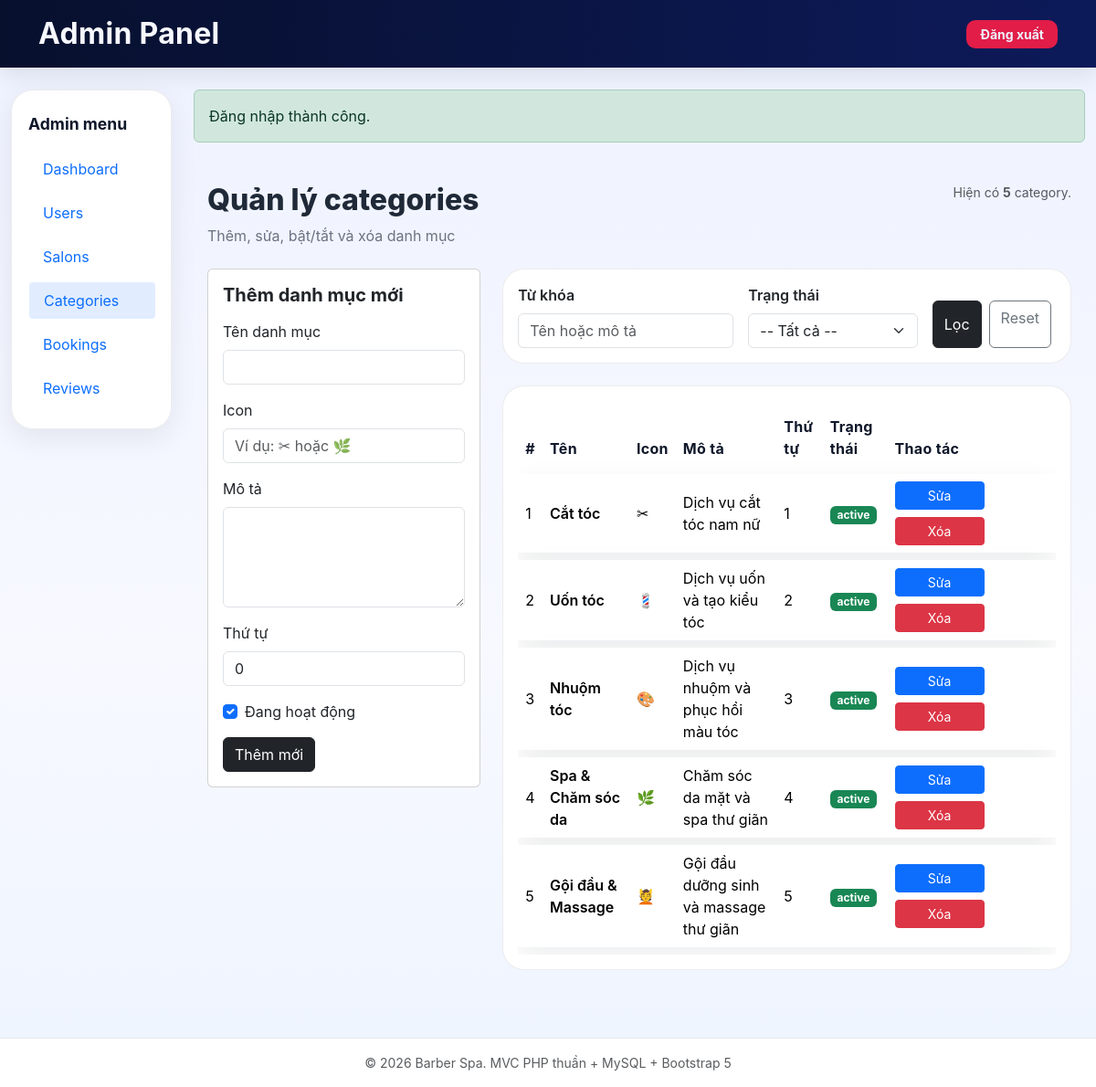
The app's page /admin/categories (signed in) with its own data.
### tables this page shows
CREATE TABLE categories (
    id INT UNSIGNED AUTO_INCREMENT PRIMARY KEY,
    name VARCHAR(150) NOT NULL,
    icon VARCHAR(50) NULL,
    description TEXT NULL,
    sort_order INT NOT NULL DEFAULT 0,
    is_active TINYINT(1) NOT NULL DEFAULT 1,

    UNIQUE KEY uq_categories_name (name),
    INDEX idx_categories_active (is_active),
    INDEX idx_categories_sort (sort_order)
);

### core/helpers.php (called while the page is built, shortened)
<?php
function e(?string $value): string
{
    return htmlspecialchars((string) $value, ENT_QUOTES, 'UTF-8');
}
function render(string $view, array $data = [], string $layout = 'app'): void
{
    extract($data, EXTR_SKIP);
    require __DIR__ . '/../views/' . $view . '.php';
}

### controllers/admin/CategoryController.php (called while the page is built, shortened)
<?php
require_once __DIR__ . '/../../models/Category.php';
class CategoryController
{
    private Category $categoryModel;
    public function __construct()
    {
        $this->categoryModel = new Category();
    }
    public function index(): void
    {
        $keyword = trim($_GET['keyword'] ?? '');
        $isActive = $_GET['is_active'] ?? '';
        $filters = [
            'keyword' => $keyword,
            'is_active' => $isActive,
        ];
        $categories = $this->categoryModel->getAll($filters);
        $editId = (int) ($_GET['edit_id'] ?? 0);
        $editingCategory = $editId > 0 ? $this->categoryModel->findById($editId) : null;
        render('admin/categories/index', [
            'pageTitle' => 'Admin Categories - ' . APP_NAME,
            'navSection' => 'admin',
            'categories' => $categories,
            'editingCategory' => $editingCategory,
        ]);
    }
}

### core/Database.php (called while the page is built, shortened)
<?php
class Database
{
    private static ?PDO $instance = null;
    public static function getInstance(): PDO
    {
        if (self::$instance === null) {
            $dsn = 'mysql:host=' . DB_HOST
                . ';port=' . DB_PORT
                . ';dbname=' . DB_NAME
                . ';charset=' . DB_CHARSET;
            $options = [
                PDO::ATTR_ERRMODE => PDO::ERRMODE_EXCEPTION,
                PDO::ATTR_DEFAULT_FETCH_MODE => PDO::FETCH_ASSOC,
                PDO::ATTR_EMULATE_PREPARES => false,
            ];
            self::$instance = new PDO($dsn, DB_USER, DB_PASS, $options);
        }
        return self::$instance;
    }
}

### models/Category.php (called while the page is built, shortened)
<?php
class Category
{
    private PDO $db;
    public function __construct()
    {
        $this->db = Database::getInstance();
    }
    public function getAll(array $filters = []): array
    {
        $sql = "SELECT * FROM categories WHERE 1=1";
        $params = [];
        $sql .= " ORDER BY sort_order ASC, id DESC";
        $stmt = $this->db->prepare($sql);
        $stmt->execute();
        return $stmt->fetchAll();
    }
}

### views/admin/categories/index.php (the view, shortened to what this page needs)
<?php
function adminCategoryStatusBadgeClass($isActive): string
{
    return ((int) $isActive === 1) ? 'bg-success' : 'bg-secondary';
}
?>
<div class="admin-page admin-categories-page">
    <div class="admin-page-header d-flex flex-column flex-md-row justify-content-between align-items-start gap-3 mb-4">
        <div>
            <h2 class="page-section-title">Quản lý categories</h2>
            <div class="page-section-subtitle">Thêm, sửa, bật/tắt và xóa danh mục</div>
        </div>
        <div class="text-muted small text-end">
            Hiện có <strong><?= e((string) count($categories)) ?></strong> category.
        </div>
    </div>
    <div class="row g-4">
        <div class="col-lg-4">
            <div class="card admin-card-surface mb-4">
                <div class="card-body">
                    <h5 class="fw-bold mb-3">
                        <?= $editingCategory ? 'Sửa danh mục' : 'Thêm danh mục mới' ?>
                    </h5>
                    <form method="POST" action="<?= e(BASE_URL . '/admin/categories') ?>">
                        <div class="mb-3">
                            <label class="form-label">Tên danh mục</label>
                            <input
                                type="text"
                                name="name"
                                class="form-control"
                                value="<?= e((string) ($editingCategory['name'] ?? '')) ?>"
                                required
                            >
                        </div>
                        <div class="mb-3">
                            <label class="form-label">Icon</label>
                            <input
                                type="text"
                                name="icon"
                                class="form-control"
                                value="<?= e((string) ($editingCategory['icon'] ?? '')) ?>"
                                placeholder="Ví dụ: ✂ hoặc 🌿"
                            >
                        </div>
                        <div class="mb-3">
                            <label class="form-label">Mô tả</label>
                            <textarea
                                name="description"
                                class="form-control"
                                rows="4"
                            ><?= e((string) ($editingCategory['description'] ?? '')) ?></textarea>
                        </div>
                        <div class="mb-3">
                            <label class="form-label">Thứ tự</label>
                            <input
                                type="number"
                                name="sort_order"
                                class="form-control"
                                value="<?= e((string) ($editingCategory['sort_order'] ?? 0)) ?>"
                            >
                        </div>
                        <div class="form-check mb-3">
                            <input
                                class="form-check-input"
                                type="checkbox"
                                name="is_active"
                                id="is_active"
                                <?= ((int) ($editingCategory['is_active'] ?? 1) === 1) ? 'checked' : '' ?>
                            >
                            <label class="form-check-label" for="is_active">
                                Đang hoạt động
                            </label>
                        </div>
                        <div class="d-flex gap-2">
                            <button type="submit" class="btn btn-dark">
                                <?= $editingCategory ? 'Cập nhật' : 'Thêm mới' ?>
                            </button>
                        </div>
                    </form>
                </div>
            </div>
        </div>
        <div class="col-lg-8">
            <div class="card admin-card-surface mb-4 admin-filter-card">
                <div class="card-body">
                    <form method="GET" action="<?= e(BASE_URL . '/admin/categories') ?>">
                        <div class="row g-3 align-items-end">
                            <div class="col-md-5">
                                <label class="form-label">Từ khóa</label>
                                <input
                                    type="text"
                                    name="keyword"
                                    class="form-control"
                                    value="<?= e($_GET['keyword'] ?? '') ?>"
                                    placeholder="Tên hoặc mô tả"
                                >
                            </div>
                            <div class="col-md-4">
                                <label class="form-label">Trạng thái</label>
                                <select name="is_active" class="form-select">
                                    <option value="">-- Tất cả --</option>
                                </select>
                            </div>
                            <div class="col-md-3 d-flex gap-2">
                                <button type="submit" class="btn btn-dark">Lọc</button>
                                <a href="<?= e(BASE_URL . '/admin/categories') ?>" class="btn btn-outline-secondary">Reset</a>
                            </div>
                        </div>
                    </form>
                </div>
            </div>
            <div class="card admin-card-surface admin-table-card">
                <div class="card-body">
                    <?php if (empty($categories)): ?>
                        <div class="alert alert-info mb-0">Không có category nào phù hợp.</div>
                    <?php else: ?>
                        <div class="table-responsive">
                            <table class="table admin-table align-middle mb-0">
                                <thead>
                                    <tr>
                                        <th>#</th>
                                        <th>Tên</th>
                                        <th>Icon</th>
                                        <th>Mô tả</th>
                                        <th>Thứ tự</th>
                                        <th>Trạng thái</th>
                                        <th style="min-width: 180px;">Thao tác</th>
                                    </tr>
                                </thead>
                                <tbody>
                                    <?php foreach ($categories as $category): ?>
                                        <tr>
                                            <td><?= e((string) $category['id']) ?></td>
                                            <td class="fw-semibold"><?= e($category['name']) ?></td>
                                            <td><?= e((string) ($category['icon'] ?? '')) ?: '-' ?></td>
                                            <td><?= e((string) ($category['description'] ?? '')) ?: '-' ?></td>
                                            <td><?= e((string) $category['sort_order']) ?></td>
                                            <td>
                                                <span class="badge <?= adminCategoryStatusBadgeClass($category['is_active']) ?>">
                                                    <?= ((int) $category['is_active'] === 1) ? 'active' : 'inactive' ?>
                                                </span>
                                            </td>
                                            <td>
                                                <div class="admin-table-actions d-flex gap-2 flex-wrap">
                                                    <a
                                                        href="<?= e(BASE_URL . '/admin/categories?edit_id=' . $category['id']) ?>"
                                                        class="btn btn-sm btn-primary"
                                                    >
                                                        Sửa
                                                    </a>
                                                    <form method="POST" action="<?= e(BASE_URL . '/admin/categories') ?>" onsubmit="return confirm('Bạn chắc chắn muốn xóa category này?');">
                                                        <button type="submit" class="btn btn-sm btn-danger">Xóa</button>
                                                    </form>
                                                </div>
                                            </td>
                                        </tr>
                                    <?php endforeach; ?>
                                </tbody>
                            </table>
                        </div>
                    <?php endif; ?>
                </div>
            </div>
        </div>
    </div>
</div>

### index.php (shortened to what this page needs)
<?php
require_once __DIR__ . '/core/Database.php';
require_once __DIR__ . '/core/helpers.php';
$path = trim($_GET['path'] ?? '', '/');
foreach ($routes as $pattern => $handler) {
    $regex = '#^' . $pattern . '$#';
    if (preg_match($regex, $path, $matches)) {
        $params = array_slice($matches, 1);
        [$file, $method] = explode('@', $handler);
        $controller = new $className();
        call_user_func_array([$controller, $method], $params);
        break;
    }
}

### public/css/style.css (style rules this page uses)
:root { --primary-color: #0d6efd; --dark-color: #0f172a; --dark-2: #111827; --text-color: #1f2937; --muted-color: #6b7280; --light-bg: #f3f4f6; --white: #ffffff; --border-color: #e5e7eb; --shadow-soft: 0 10px 30px rgba(15, 23, 42, 0.08); --shadow-medium: 0 20px 40px rgba(15, 23, 42, 0.12); --radius-lg: 22px; --radius-md: 16px; --radius-sm: 12px; }
html { scroll-behavior: smooth; }
body { font-family: "Inter", system-ui, -apple-system, BlinkMacSystemFont, "Segoe UI", sans-serif; background: linear-gradient(180deg, #e2e8f0 0%, #eff6ff 42%, #f8fafc 100%); color: var(--text-color); }
.admin-layout, .owner-layout { background: linear-gradient(180deg, #eef2ff 0%, #f7f9ff 60%, #eef4ff 100%); }
.admin-page, .owner-page { padding: 28px 15px 50px; }
.admin-page .admin-page-header { display: flex; flex-wrap: wrap; justify-content: space-between; align-items: flex-start; gap: 1rem; margin-bottom: 1.5rem; }
.admin-page .admin-table-actions { display: flex; flex-wrap: wrap; gap: 0.65rem; align-items: center; }
.admin-page .admin-table-actions .btn { min-width: 98px; }
.admin-page .page-section-title { font-size: 2rem; font-weight: 800; }
.admin-page .page-section-subtitle { color: var(--muted-color); font-size: 1rem; }
.admin-page .admin-filter-card { border-radius: 24px; backdrop-filter: blur(12px); background: rgba(255, 255, 255, 0.92); border: 1px solid rgba(15, 23, 42, 0.08); }
.admin-page .admin-table-card { border-radius: 24px; border: 1px solid rgba(15, 23, 42, 0.08); overflow: hidden; }
.admin-page .admin-table { border-collapse: separate; border-spacing: 0 0.5rem; }
.admin-page .admin-table thead th { border-bottom: none; font-weight: 700; color: var(--dark-color); letter-spacing: 0.02em; }
.admin-page .admin-table tbody tr { background: #ffffff; border-radius: 18px; box-shadow: var(--shadow-soft); }
.admin-page .admin-table tbody tr td { vertical-align: middle; border: none; }
.admin-page .admin-filter-card .form-label { font-weight: 600; }
.admin-page .admin-filter-card .btn { min-height: 52px; }
.admin-page { padding: 28px 15px 50px; }
.admin-page .admin-card-surface { background: #ffffff; }

### records on screen
categories: id "1", name "Cắt tóc", icon "✂", description "Dịch vụ cắt tóc nam nữ", sort_order "1", is_active "active"
categories: id "2", name "Uốn tóc", icon "💈", description "Dịch vụ uốn và tạo kiểu tóc", sort_order "2", is_active "active"
categories: id "3", name "Nhuộm tóc", icon "🎨", description "Dịch vụ nhuộm và phục hồi màu tóc", sort_order "3", is_active "active"
categories: id "4", name "Spa & Chăm sóc da", icon "🌿", description "Chăm sóc da mặt và spa thư giãn", sort_order "4", is_active "active"
categories: id "5", name "Gội đầu & Massage", icon "💆", description "Gội đầu dưỡng sinh và massage thư giãn", sort_order "5", is_active "active"

### other values on screen
$label "Dashboard"
$label "Users"
$label "Salons"
$label "Categories"
$label "Bookings"
$label "Reviews"
getFlash($key) "Đăng nhập thành công."
count($categories) "5"
